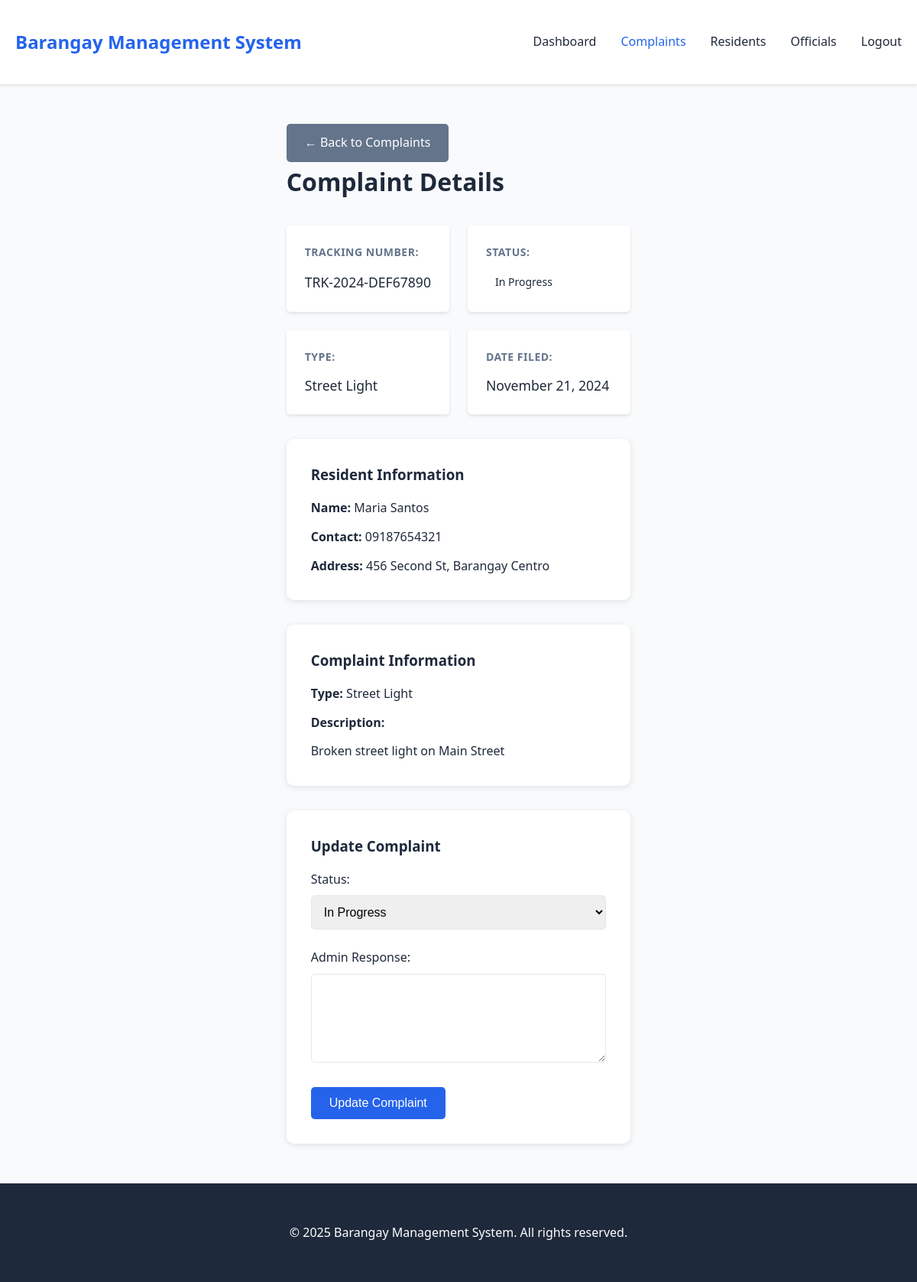
/admin/view-complaint.php?id=2 (signed in), run on an earlier commit of the app's database.
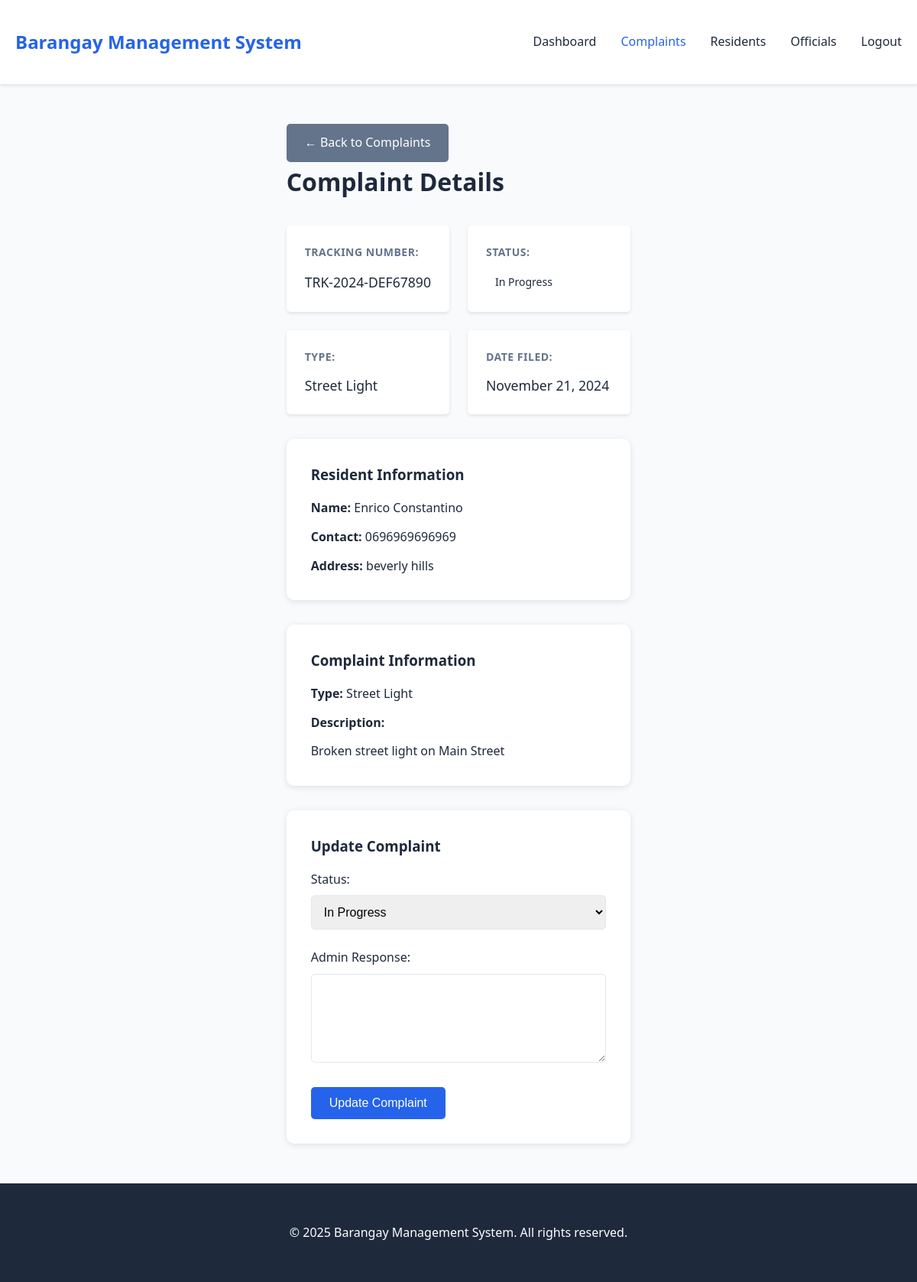
And on a later commit of the database.
### tables this page shows
CREATE TABLE `Incidents` (
  `IncidentID` int(11) NOT NULL,
  `TrackingNumber` varchar(50) DEFAULT NULL,
  `IncidentType` varchar(50) DEFAULT NULL,
  `Description` text DEFAULT NULL,
  `DateReported` date DEFAULT NULL,
  `ReportedBy` int(11) DEFAULT NULL,
  `HandledBy` int(11) DEFAULT NULL,
  `Status` varchar(20) DEFAULT NULL,
  `AdminResponse` text DEFAULT NULL,
  `UpdatedAt` timestamp NOT NULL DEFAULT current_timestamp() ON UPDATE current_timestamp()
);

CREATE TABLE `Users` (
  `ResidentID` int(11) NOT NULL,
  `FirstName` varchar(50) DEFAULT NULL,
  `LastName` varchar(50) DEFAULT NULL,
  `BirthDate` date DEFAULT NULL,
  `Gender` varchar(10) DEFAULT NULL,
  `Address` varchar(100) DEFAULT NULL,
  `ContactNumber` varchar(20) DEFAULT NULL,
  `Email` varchar(100) DEFAULT NULL,
  `Password` varchar(255) DEFAULT NULL,
  `Role` varchar(20) DEFAULT 'resident',
  `CreatedAt` timestamp NOT NULL DEFAULT current_timestamp(),
  `HouseholdID` int(11) DEFAULT NULL
);

### includes/functions.php (called while the page is built, shortened)
<?php
function getIncidentById($id) {
    $db = new Database();
    $conn = $db->connect();
    $sql = "SELECT i.*,
            CONCAT(u.FirstName, ' ', u.LastName) as resident_name,
            u.ContactNumber,
            u.Address,
            u.Email,
            o.FullName as handled_by_name
            FROM Incidents i
            LEFT JOIN Users u ON i.ReportedBy = u.ResidentID
            LEFT JOIN Officials o ON i.HandledBy = o.OfficialID
            WHERE i.IncidentID = ?";
    $stmt = $conn->prepare($sql);
    $stmt->bind_param("i", $id);
    $stmt->execute();
    return $stmt->get_result()->fetch_assoc();
}
?>

### public/admin/view-complaint.php (the view, shortened to what this page needs)
<?php
require_once '../../includes/functions.php';
$incident_id = isset($_GET['id']) ? intval($_GET['id']) : 0;
$incident = getIncidentById($incident_id);
include '../../templates/header.php';
include '../../templates/navbar.php';
?>
<div class="container">
    <a href="complaints.php" class="btn btn-secondary">← Back to Complaints</a>
    <div class="complaint-detail">
        <h1>Complaint Details</h1>
        <div class="info-grid">
            <div class="info-item">
                <strong>Tracking Number:</strong>
                <p><?php echo $incident['TrackingNumber']; ?></p>
            </div>
            <div class="info-item">
                <strong>Status:</strong>
                <p><span class="badge badge-<?php echo strtolower(str_replace(' ', '-', $incident['Status'])); ?>"><?php echo $incident['Status']; ?></span></p>
            </div>
            <div class="info-item">
                <strong>Type:</strong>
                <p><?php echo ucfirst($incident['IncidentType']); ?></p>
            </div>
            <div class="info-item">
                <strong>Date Filed:</strong>
                <p><?php echo date('F d, Y', strtotime($incident['DateReported'])); ?></p>
            </div>
        </div>
        <div class="card">
            <h3>Resident Information</h3>
            <p><strong>Name:</strong> <?php echo $incident['resident_name']; ?></p>
            <p><strong>Contact:</strong> <?php echo $incident['ContactNumber']; ?></p>
            <p><strong>Address:</strong> <?php echo $incident['Address']; ?></p>
        </div>
        <div class="card">
            <h3>Complaint Information</h3>
            <p><strong>Type:</strong> <?php echo $incident['IncidentType']; ?></p>
            <p><strong>Description:</strong></p>
            <p><?php echo nl2br($incident['Description']); ?></p>
        </div>
        <div class="card">
            <h3>Update Complaint</h3>
            <form method="POST" action="">
                <div class="form-group">
                    <label>Status:</label>
                    <select name="status" required>
                        <option value="In Progress" <?php echo $incident['Status'] === 'In Progress' ? 'selected' : ''; ?>>In Progress</option>
                    </select>
                </div>
                <div class="form-group">
                    <label>Admin Response:</label>
                    <textarea name="admin_response" rows="5"><?php echo $incident['AdminResponse']; ?></textarea>
                </div>
                <button type="submit" class="btn btn-primary">Update Complaint</button>
            </form>
        </div>
    </div>
</div>
<?php include '../../templates/footer.php'; ?>

What changed in the data, as far as the page shows it:
changed incidents "Street Light": ReportedBy.ContactNumber "09187654321" → "0696969696969"; ReportedBy.Address "456 Second St, Barangay Centro" → "beverly hills"
Also different on the page:
$incident['resident_name']: "Maria Santos" → "Enrico Constantino"
